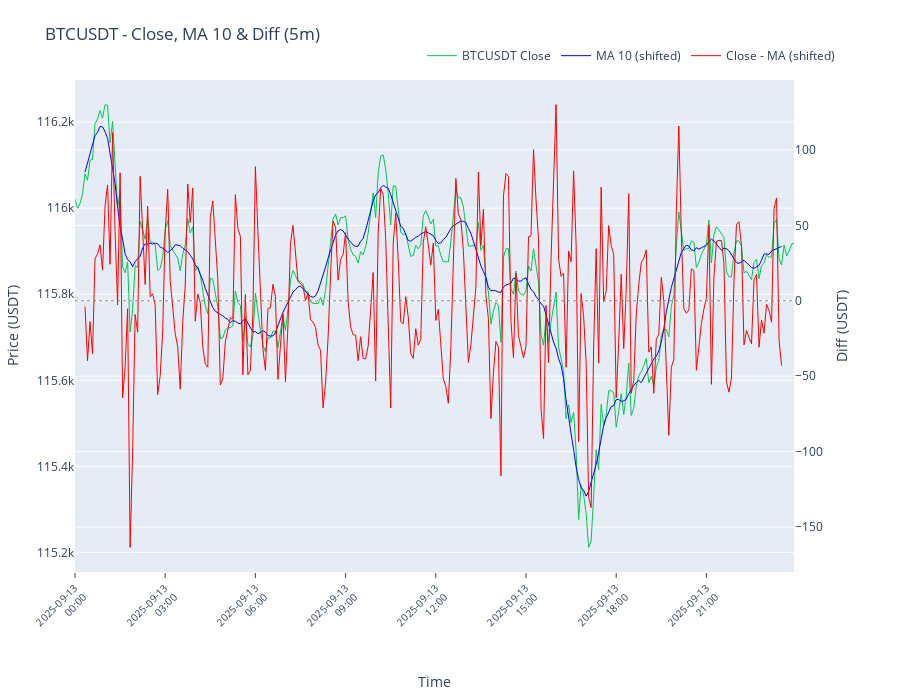

Here is the notebook cell this chart was saved with:
### Code cell
# VISUALISATION INTERACTIVE

import plotly.graph_objects as go
from plotly.subplots import make_subplots
import numpy as np

# Paramètre de moyenne mobile (modifiable)
MA_PERIOD = 10

if len(df_btc) > 0:
    # Calculer la moyenne mobile sur les MA_PERIOD dernières périodes
    df_btc[f'ma_{MA_PERIOD}'] = df_btc['close'].rolling(window=MA_PERIOD).mean()
    # Décalage vers la gauche pour aligner (la fin des données n'est pas importante)
    decalage = MA_PERIOD // 2
    df_btc[f'ma_{MA_PERIOD}_shifted'] = df_btc[f'ma_{MA_PERIOD}'].shift(-decalage)

    # Calculer la différence entre close et la MA décalée
    df_btc['diff_close_ma'] = df_btc['close'] - df_btc[f'ma_{MA_PERIOD}_shifted']

    # (FFT supprimée — nous conservons seulement la série des différences)
    difference_values = df_btc['diff_close_ma'].dropna().values

    # --- Création d'un seul subplot avec deux axes Y (price + diff) ---
    fig = make_subplots(
        rows=1,
        cols=1,
        shared_xaxes=True,
        specs=[[{"secondary_y": True}]],
    )

    # Prix + MA sur l'axe Y principal
    fig.add_trace(
        go.Scatter(x=df_btc.index, y=df_btc['close'], mode='lines', name=f"{SYMBOL} Close", line=dict(color='#00c851', width=1)),
        row=1,
        col=1,
        secondary_y=False,
    )
    fig.add_trace(
        go.Scatter(x=df_btc.index, y=df_btc[f'ma_{MA_PERIOD}_shifted'], mode='lines', name=f"MA {MA_PERIOD} (shifted)", line=dict(color='blue', width=1)),
        row=1,
        col=1,
        secondary_y=False,
    )

    # Différence sur l'axe Y secondaire
    fig.add_trace(
        go.Scatter(x=df_btc.index, y=df_btc['diff_close_ma'], mode='lines', name='Close - MA (shifted)', line=dict(color='red', width=1)),
        row=1,
        col=1,
        secondary_y=True,
    )

    # Ajouter une ligne horizontale fine et pointillée (plus serrée) à y=0 sur l'axe Y secondaire
    try:
        # prefer add_hline when available; use 'dot' pour points serrés et width=1
        fig.add_hline(y=0, line=dict(color='gray', dash='dot', width=1), row=1, col=1, secondary_y=True)
    except Exception:
        # Fallback: ajouter comme shape en référant explicitement à yaxis secondaire (y2)
        try:
            fig.add_shape(
                type='line',
                x0=df_btc.index.min(), x1=df_btc.index.max(),
                y0=0, y1=0,
                xref='x', yref='y2',
                line=dict(color='gray', dash='dot', width=1),
                layer='below'
            )
        except Exception:
            # Si tout échoue, on ignore silencieusement pour ne pas briser l'affichage
            pass

    # Layout improvements
    fig.update_layout(
        height=700,
        showlegend=True,
        legend=dict(orientation='h', yanchor='bottom', y=1.02, xanchor='right', x=1),
        hovermode='x unified',
        title_text=f"{SYMBOL} - Close, MA {MA_PERIOD} & Diff ({INTERVAL})",
        margin=dict(l=60, r=60, t=80, b=120),
    )

    # Axis labels: primary Y = Price, secondary Y = Diff
    fig.update_yaxes(title_text='Price (USDT)', row=1, col=1, secondary_y=False)
    fig.update_yaxes(title_text='Diff (USDT)', row=1, col=1, secondary_y=True)

    # Configure X-axis appearance for datetime subplot
    # augmenter title_standoff pour réserver plus d'espace vertical pour le label
    date_xargs = dict(type='date', tickformat="%Y-%m-%d\n%H:%M", tickangle=-45, tickfont=dict(size=10), nticks=8, ticks='outside', showgrid=False, showticklabels=True, title_standoff=40)
    try:
        x0 = df_btc.index.min()
        x1 = df_btc.index.max()
        fig.update_xaxes(range=[x0, x1], title_text='Time', **date_xargs, row=1, col=1)
    except Exception:
        # Fallback: still apply formatting without range
        fig.update_xaxes(title_text='Time', **date_xargs, row=1, col=1)

    # Affichage simple
    try:
        fig.show(renderer='vscode')
    except Exception as e:
        print("Erreur: impossible d'afficher la figure avec le renderer 'vscode'.")
        print("Détail: ", str(e))

### Figure 1 — Plotly figure (JSON) as saved in the notebook; plotly's stock layout.template omitted (floating-point values rounded to 4 significant figures; data arrays with more than 128 entries replaced by an {"elided": "..."} marker saying what was removed)
{"data": [{"line": {"color": "#00c851", "width": 1}, "mode": "lines", "name": "BTCUSDT Close", "type": "scatter", "x": {"elided": "288 str values"}, "xaxis": "x", "y": {"elided": "288 float values"}, "yaxis": "y"}, {"line": {"color": "blue", "width": 1}, "mode": "lines", "name": "MA 10 (shifted)", "type": "scatter", "x": {"elided": "288 str values"}, "xaxis": "x", "y": {"elided": "288 float values"}, "yaxis": "y"}, {"line": {"color": "red", "width": 1}, "mode": "lines", "name": "Close - MA (shifted)", "type": "scatter", "x": {"elided": "288 str values"}, "xaxis": "x", "y": {"elided": "288 float values"}, "yaxis": "y2"}], "layout": {"height": 700, "hovermode": "x unified", "legend": {"orientation": "h", "x": 1, "xanchor": "right", "y": 1.02, "yanchor": "bottom"}, "margin": {"b": 120, "l": 60, "r": 60, "t": 80}, "shapes": [{"line": {"color": "gray", "dash": "dot", "width": 1}, "type": "line", "x0": 0, "x1": 1, "xref": "x domain", "y0": 0, "y1": 0, "yref": "y2"}], "showlegend": true, "title": {"text": "BTCUSDT - Close, MA 10 & Diff (5m)"}, "xaxis": {"anchor": "y", "domain": [0, 0.94], "nticks": 8, "range": ["2025-09-13T00:00:00", "2025-09-13T23:55:00"], "showgrid": false, "showticklabels": true, "tickangle": -45, "tickfont": {"size": 10}, "tickformat": "%Y-%m-%d\n%H:%M", "ticks": "outside", "title": {"standoff": 40, "text": "Time"}, "type": "date"}, "yaxis": {"anchor": "x", "domain": [0, 1], "title": {"text": "Price (USDT)"}}, "yaxis2": {"anchor": "x", "overlaying": "y", "side": "right", "title": {"text": "Diff (USDT)"}}}}
